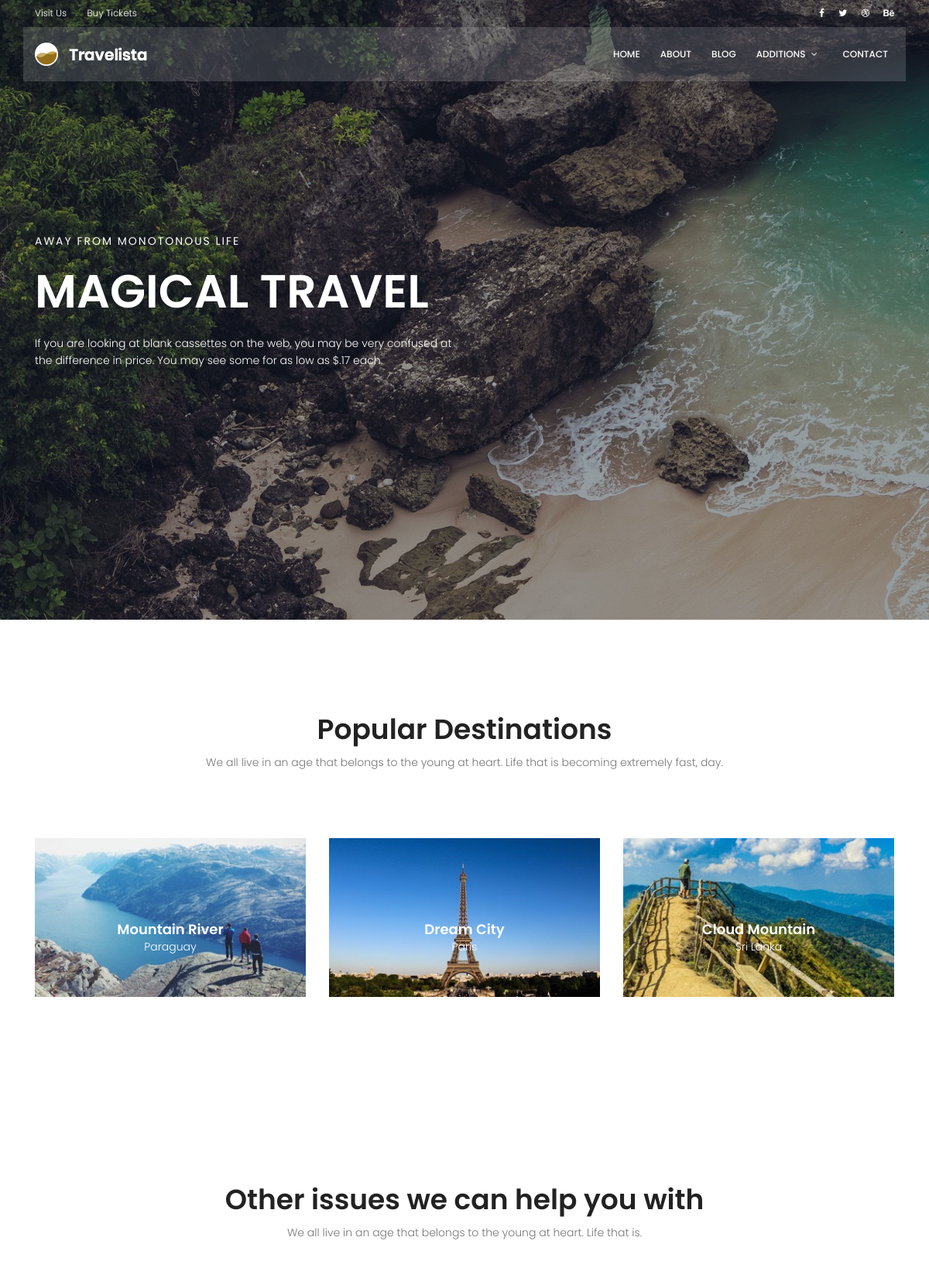
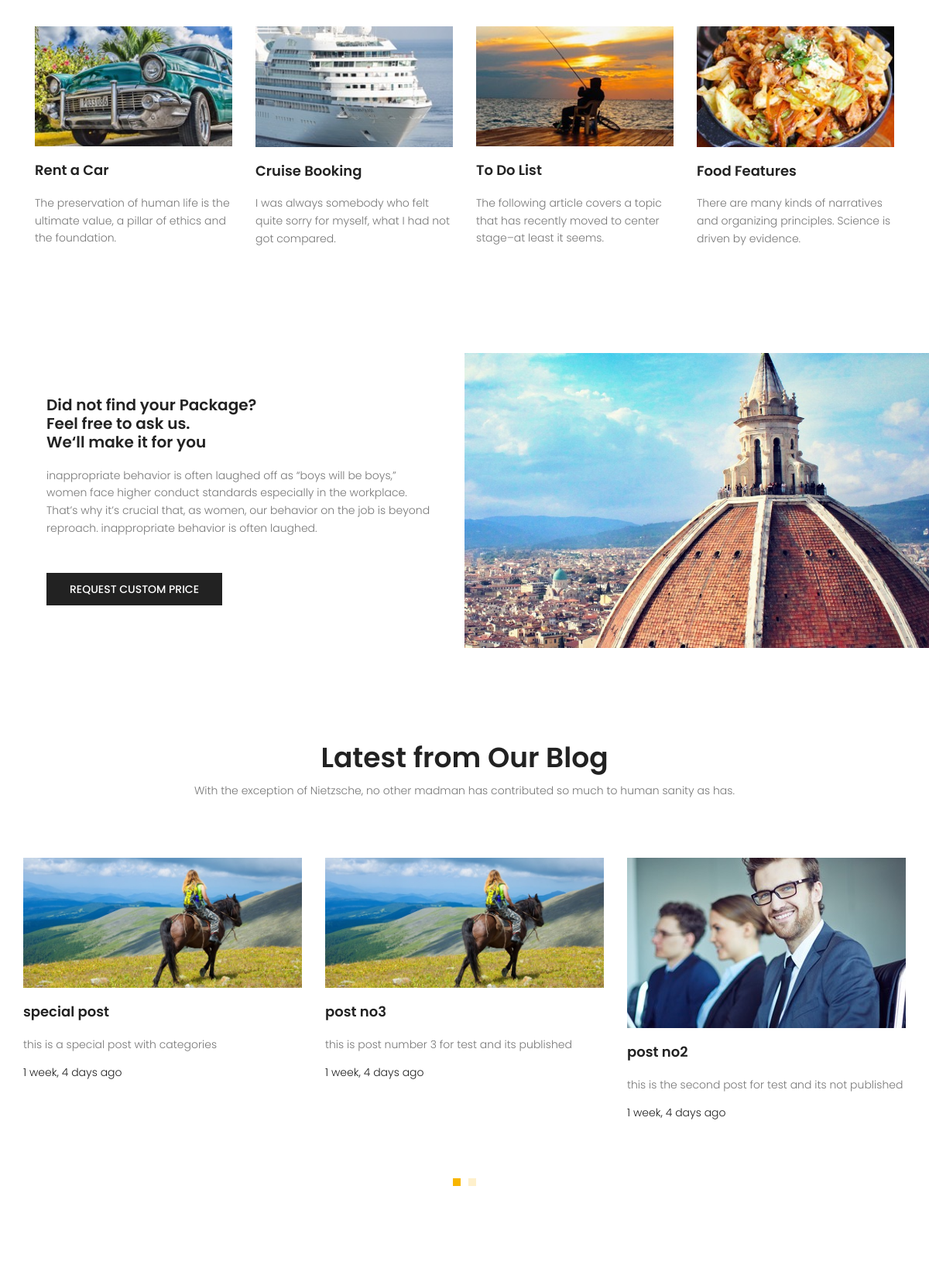
The page / (upper part) on the database its author committed (2 pictures, top to bottom).
### blog_pages/models.py (models this page shows, shortened)
class Post(models.Model):
    image         = models.ImageField(upload_to='blog/', default='blog/default.jpg')
    author        = models.ForeignKey(User, on_delete=models.SET_NULL, null=True)
    title         = models.CharField(max_length=600)
    content       = models.TextField()
    category      = models.ManyToManyField(Category)
    counted_view  = models.PositiveIntegerField(default=0)
    status        = models.BooleanField(default=False)
    published_date= models.DateTimeField(null=True)
    created_date  = models.DateTimeField(auto_now_add=True)
    updated_date  = models.DateTimeField(auto_now=True)
    class Meta:
        ordering = ["-created_date"]

### pages/views.py (the view)
# urls.py: path('', views.home_view, name='home'),
def home_view(request):
    return render(request, 'home.html')

### blog_pages/templatetags/custom_filters.py (called while the page is built)
@register.inclusion_tag('latest-posts.html')
def show_latest_posts():
    posts = Post.objects.filter(status=1).order_by('-published_date')[:6]
    return {'latest_posts': posts}

### templates/home.html (shortened to what this page needs)
	{% extends 'base.html' %}
	{% load static %}
	{% block content %}
	{% load custom_filters %}
			<section class="banner-area relative">
				<div class="overlay overlay-bg"></div>
				<div class="container">
					<div class="row fullscreen align-items-center justify-content-between">
						<div class="col-lg-6 col-md-6 banner-left">
							<h6 class="text-white">Away from monotonous life</h6>
							<h1 class="text-white">Magical Travel</h1>
							<p class="text-white">
								If you are looking at blank cassettes on the web, you may be very confused at the difference in price. You may see some for as low as $.17 each.
							</p>
						</div>
					</div>
				</div>
			</section>
			<section class="popular-destination-area section-gap">
				<div class="container">
		            <div class="row d-flex justify-content-center">
		                <div class="menu-content pb-70 col-lg-8">
		                    <div class="title text-center">
		                        <h1 class="mb-10">Popular Destinations</h1>
		                        <p>We all live in an age that belongs to the young at heart. Life that is becoming extremely fast, day.</p>
		                    </div>
		                </div>
		            </div>
					<div class="row">
						<div class="col-lg-4">
							<div class="single-destination relative">
								<div class="thumb relative">
									<img class="img-fluid" src="{% static 'img/d1.jpg' %}" alt="">
								</div>
								<div class="desc">
									<h4>Mountain River</h4>
									<p>Paraguay</p>
								</div>
							</div>
						</div>
						<div class="col-lg-4">
							<div class="single-destination relative">
								<div class="thumb relative">
									<img class="img-fluid" src="{% static 'img/d2.jpg' %}" alt="">
								</div>
								<div class="desc">
									<h4>Dream City</h4>
									<p>Paris</p>
								</div>
							</div>
						</div>
						<div class="col-lg-4">
							<div class="single-destination relative">
								<div class="thumb relative">
									<img class="img-fluid" src="{% static 'img/d3.jpg' %}" alt="">
								</div>
								<div class="desc">
									<h4>Cloud Mountain</h4>
									<p>Sri Lanka</p>
								</div>
							</div>
						</div>
					</div>
				</div>
			</section>
			<section class="other-issue-area section-gap">
				<div class="container">
		            <div class="row d-flex justify-content-center">
		                <div class="menu-content pb-70 col-lg-9">
		                    <div class="title text-center">
		                        <h1 class="mb-10">Other issues we can help you with</h1>
		                        <p>We all live in an age that belongs to the young at heart. Life that is.</p>
		                    </div>
		                </div>
		            </div>
					<div class="row">
						<div class="col-lg-3 col-md-6">
							<div class="single-other-issue">
								<div class="thumb">
									<img class="img-fluid" src="{% static 'img/o1.jpg' %}" alt="">
								</div>
								<a href="#">
									<h4>Rent a Car</h4>
								</a>
								<p>
									The preservation of human life is the ultimate value, a pillar of ethics and the foundation.
								</p>
							</div>
						</div>
						<div class="col-lg-3 col-md-6">
							<div class="single-other-issue">
								<div class="thumb">
									<img class="img-fluid" src="{% static 'img/o2.jpg' %}" alt="">
								</div>
								<a href="#">
									<h4>Cruise Booking</h4>
								</a>
								<p>
									I was always somebody who felt quite sorry for myself, what I had not got compared.
								</p>
							</div>
						</div>
						<div class="col-lg-3 col-md-6">
							<div class="single-other-issue">
								<div class="thumb">
									<img class="img-fluid" src="{% static 'img/o3.jpg' %}" alt="">
								</div>
								<a href="#">
									<h4>To Do List</h4>
								</a>
								<p>
									The following article covers a topic that has recently moved to center stage–at least it seems.
								</p>
							</div>
						</div>
						<div class="col-lg-3 col-md-6">
							<div class="single-other-issue">
								<div class="thumb">
									<img class="img-fluid" src="{% static 'img/o4.jpg' %}" alt="">
								</div>
								<a href="#">
									<h4>Food Features</h4>
								</a>
								<p>
									There are many kinds of narratives and organizing principles. Science is driven by evidence.
								</p>
							</div>
						</div>
					</div>
				</div>
			</section>
			<section class="home-about-area">
				<div class="container-fluid">
					<div class="row align-items-center justify-content-end">
						<div class="col-lg-6 col-md-12 home-about-left">
							<h1>
								Did not find your Package? <br>
								Feel free to ask us. <br>
								We‘ll make it for you
							</h1>
							<p>
								inappropriate behavior is often laughed off as “boys will be boys,” women face higher conduct standards especially in the workplace. That’s why it’s crucial that, as women, our behavior on the job is beyond reproach. inappropriate behavior is often laughed.
							</p>
							<a href="#" class="primary-btn text-uppercase">request custom price</a>
						</div>
						<div class="col-lg-6 col-md-12 home-about-right no-padding">
							<img class="img-fluid" src="{% static 'img/about-img.jpg' %}" alt="">
						</div>
					</div>
				</div>
			</section>
			<section class="recent-blog-area section-gap">
				<div class="container">
					<div class="row d-flex justify-content-center">
						<div class="menu-content pb-60 col-lg-9">
							<div class="title text-center">
								<h1 class="mb-10">Latest from Our Blog</h1>
								<p>With the exception of Nietzsche, no other madman has contributed so much to human sanity as has.</p>
							</div>
						</div>
					</div>
					<div class="row">
						{% show_latest_posts %}
					</div>
				</div>
			</section>
{% endblock %}

### templates/latest-posts.html (shortened to what this page needs)
{% load static %}
{% load custom_filters %}
{% load humanize %}
<div class="active-recent-blog-carusel">
  {% for post in latest_posts %}
    <div class="single-recent-blog-post item">
      <div class="thumb">
        <img class="img-fluid" src="{{ post.image.url }}" alt="">
      </div>
      <div class="details">
        <a href="{% url 'blog:single' post.id %}"><h4 class="title">{{ post.title|truncatechars:40 }}</h4></a>
        <p>{{ post.content|truncatewords:20 }}</p>
        <h6 class="date">{{ post.published_date|naturaltime }}</h6>
      </div>
    </div>
  {% endfor %}
</div>

### static/css/main.css (style rules this page uses)
body { color: #777777; font-family: "Poppins", sans-serif; font-size: 14px; font-weight: 300; line-height: 1.625em; position: relative; }
a { -webkit-transition: all 0.3s ease 0s; -moz-transition: all 0.3s ease 0s; -o-transition: all 0.3s ease 0s; transition: all 0.3s ease 0s; }
a, a:focus, a:hover { text-decoration: none; outline: 0; }
h1, h2, h3, h4, h5, h6 { font-family: "Poppins", sans-serif; color: #222222; line-height: 1.2em !important; margin-bottom: 0; margin-top: 0; font-weight: 600; }
h1, .h1 { font-size: 36px; }
h4, .h4 { font-size: 18px; }
h6, .h6 { font-size: 14px; color: #222222; }
.mb-10 { margin-bottom: 10px; }
.pb-60 { padding-bottom: 60px; }
.pb-70 { padding-bottom: 70px; }
.text-white { color: #fff; }
.text-center { text-align: center; }
.relative { position: relative; }
.overlay { position: absolute; left: 0; right: 0; top: 0; bottom: 0; }
.no-padding { padding: 0; }
h1 { font-size: 36px; }
h4 { font-size: 18px; }
h6 { font-size: 14px; }
h1, h2, h3, h4, h5, h6 { line-height: 1.5em; }
.section-gap { padding: 120px 0; }
.primary-btn { background: #f8b600; line-height: 42px; padding-left: 30px; padding-right: 30px; border: none; color: #fff; display: inline-block; font-size: 14px; font-weight: 500; position: relative; -webkit-transition: all 0.3s ease 0s; -moz-transition: all 0.3s ease 0s; -o-transition: all 0.3s ease 0s; transition: all 0.3s ease 0s; cursor: pointer; position: relative; }
.banner-area { background: url(../img/hero-bg.jpg) center; background-size: cover; }
.banner-area .overlay-bg { background: rgba(4, 9, 30, 0.4); }
.banner-left h6 { text-transform: uppercase; font-weight: 400; font-size: 14px; letter-spacing: 2px; }
.banner-left h1 { margin: 20px 0; font-size: 60px; text-transform: uppercase; }
.banner-left p { margin: 20px 0px; }
.single-destination { -webkit-transition: all 0.3s ease 0s; -moz-transition: all 0.3s ease 0s; -o-transition: all 0.3s ease 0s; transition: all 0.3s ease 0s; }
.single-destination .thumb { position: relative; }
.single-destination .thumb img { width: 100%; }
.single-destination .desc { text-align: center; position: absolute; width: 100%; left: 50%; top: 50%; transform: translate(-50%, -50%); }
.single-destination .desc h4 { color: #fff; }
.single-destination .desc p { color: #fff; font-size: 14px; font-weight: 300; margin-bottom: 0px; }
.single-other-issue .thumb { overflow: hidden; }
.single-other-issue .thumb img { width: 100%; -webkit-transition: all 0.3s ease 0s; -moz-transition: all 0.3s ease 0s; -o-transition: all 0.3s ease 0s; transition: all 0.3s ease 0s; }
.single-other-issue h4 { margin: 20px 0; -webkit-transition: all 0.3s ease 0s; -moz-transition: all 0.3s ease 0s; -o-transition: all 0.3s ease 0s; transition: all 0.3s ease 0s; }
.home-about-area .home-about-left { padding-left: 20%; }
@media (max-width: 1366px) { .home-about-area .home-about-left { padding-left: 5%; } }
.home-about-area .home-about-left h1 { max-width: 510px; }
@media (max-width: 1366px) { .home-about-area .home-about-left h1 { font-size: 20px; } }
.home-about-area .home-about-left p { max-width: 500px; padding: 20px 0; }
.home-about-area .home-about-left .primary-btn { margin-top: 10px; background: #222; font-size: 14px; }
.home-about-area .home-about-right img { width: 100%; }
.recent-blog-area .single-recent-blog-post .thumb { overflow: hidden; }
.recent-blog-area .single-recent-blog-post .thumb img { -webkit-transition: all 0.3s ease 0s; -moz-transition: all 0.3s ease 0s; -o-transition: all 0.3s ease 0s; transition: all 0.3s ease 0s; }
.recent-blog-area .single-recent-blog-post .title { -webkit-transition: all 0.3s ease 0s; -moz-transition: all 0.3s ease 0s; -o-transition: all 0.3s ease 0s; transition: all 0.3s ease 0s; margin: 20px 0; }
.recent-blog-area .single-recent-blog-post .date { color: #222; font-weight: 300; }

### rows shown on the page
Post: image (placeholder picture), title "special post", content "this is a special post with categories", published_date "1 week, 4 days ago"
Post: image (placeholder picture), title "post no3", content "this is post number 3 for test and its published", published_date "1 week, 4 days ago"
Post: image (picture), title "post no2", content "this is the second post for test and its not published", published_date "1 week, 4 days ago"
